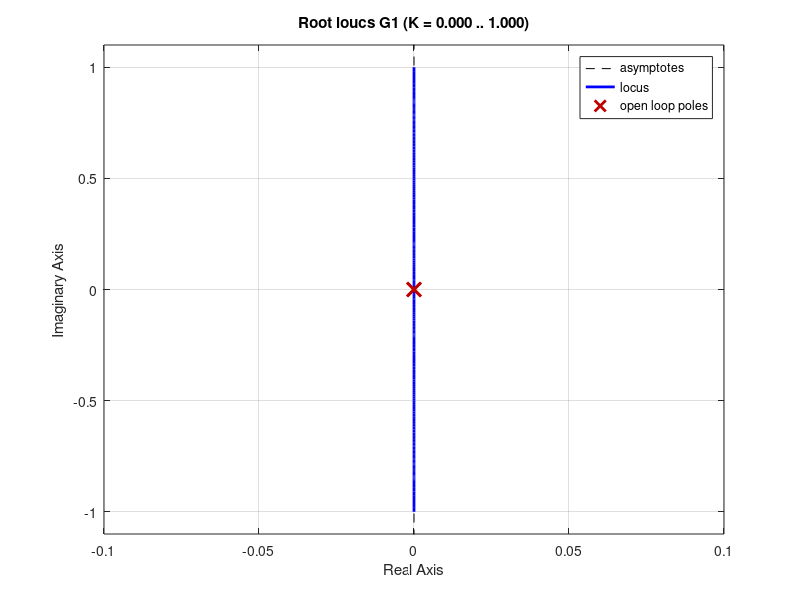
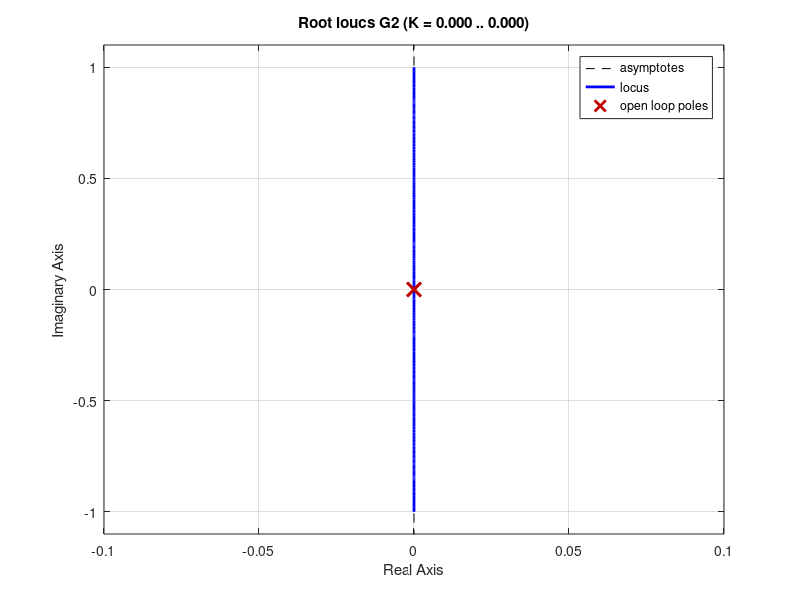

The MATLAB script that drew these images, in order:
clc
clear
close all
%% Plots for Z
s = tf('s');
G1 = 1/s^2;
% F=feedback(G1,1);
% Root Locus
figure(1)
rlocus(G1);
% figure(2)
% step(G1)
% sisotool(G1)
%% Plots for phi
s = tf('s');
G2 = 14705.88/s^2;
% F=feedback(G2,1);
% Root Locus
figure(3)
rlocus(G2);
% figure(4)
% step(G2)